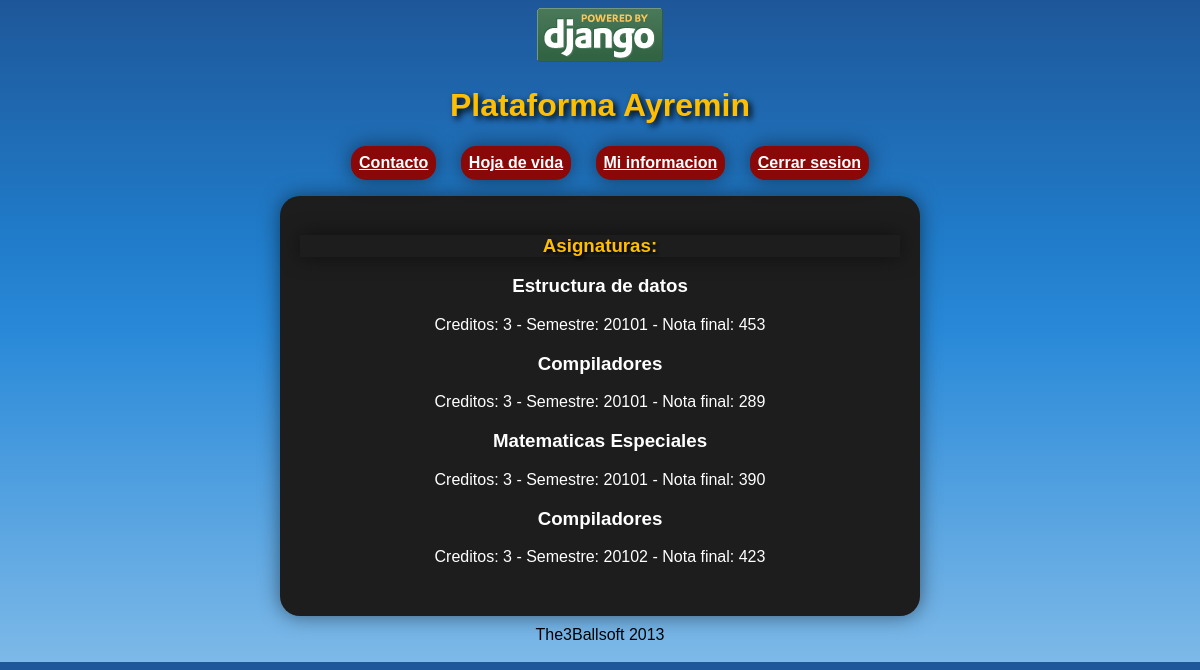
Page /hojadevida/ (signed in) on the committed database.
### ayremin/apps/moduloAcademico/models.py (models this page shows, shortened)
class Matricula(models.Model):
	estudiante = models.ForeignKey(Estudiante)
	materia = models.ForeignKey(Materia)
	nota = models.PositiveIntegerField()
	semestre = models.ForeignKey(Semestre)

class Materia(models.Model):
	nombre = models.CharField(max_length=250, null=False)
	programa = models.ForeignKey(Programa)
	creditos = models.PositiveIntegerField()

class Semestre(models.Model):
	periodo = models.CharField(max_length=5)
	def __unicode__(self):
		return self.periodo

### ayremin/apps/moduloAcademico/views.py (the view)
# urls.py: url(r'^hojadevida/$', 'hojadevida_view',name = 'vista_hojadevida'),
def hojadevida_view(request):
    try:
        estudiante = Estudiante.objects.get(usuario = request.user)
    except:
        estudiante = None
    materia = Matricula.objects.filter(estudiante = estudiante)
    ctx = {'materias':materia}
    return render_to_response('moduloAcademico/hojadevida.html', ctx, context_instance=RequestContext(request))

### ayremin/templates/moduloAcademico/hojadevida.html (shortened to what this page needs)
{% extends 'base.html' %}
{% block content %}
<h1>Asignaturas:</h1>
	{% if user.is_authenticated %}
		{% if materias %}
			{% for i in materias %}
				<p><h3>{{i.materia.nombre}}</h3>
				Creditos: {{i.materia.creditos }} - Semestre: {{i.semestre}} - Nota final: {{i.nota}} </p>
			{% endfor %}
		{% else %}
			<h2>No Has matriculado ninguna materia</h2>
		{% endif%}
	{% else %}
		<h2>Debe logearse primero</h2>
	{% endif %}
{% endblock %}

### ayremin/templates/base.html (shortened to what this page needs)
<!DOCTYPE HTML>
<html lang="es">
<head>
	{% block css %} <link rel="stylesheet" href="/media/css/estilo.css">{% endblock %}
</head>
<body>
	<div id="contenido">
		<header>
			<img src="/media/images/djangopowered.gif"/>
			<hgroup>
				<h1>Plataforma Ayremin</h1>
			</hgroup>
			<nav>
				<ul>
					<li><a href="{% url vista_contacto %}">Contacto</a></li>
					{% if user.is_authenticated %}
						<li><a href="{% url vista_hojadevida %}">Hoja de vida</a></li>
						<li><a href="{% url vista_info %}">Mi informacion</a></li>
						<li><a href="{% url vista_logout %}">Cerrar sesion</a></li>
					{% else %}
						<li><a href="{% url vista_login %}">login</a></li>
					{% endif %}
				</ul>
			</nav>
		</header>
		<div id="respuesta">
			<section>
				<article>
					{% block content %}
					{% endblock %}
				</article>
			</section>
		</div>
		<footer>
			The3Ballsoft 2013
		</footer>
	</div>
</body>
</html>

### ayremin/media/css/estilo.css (style rules this page uses)
body { background: rgb(30,87,153); background: -moz-linear-gradient(top, rgba(30,87,153,1) 0%, rgba(32,124,202,1) 36%, rgba(41,137,216,1) 50%, rgba(125,185,232,1) 100%); background: -webkit-gradient(linear, left top, left bottom, color-stop(0%,rgba(30,87,153,1)), color-stop(36%,rgba(32,124,202,1)), color-stop(50%,rgba(41,137,216,1)), color-stop(100%,rgba(125,185,232,1))); background: -webkit-linear-gradient(top, rgba(30,87,153,1) 0%,rgba(32,124,202,1) 36%,rgba(41,137,216,1) 50%,rgba(125,185,232,1) 100%); background: -o-linear-gradient(top, rgba(30,87,153,1) 0%,rgba(32,124,202,1) 36%,rgba(41,137,216,1) 50%,rgba(125,185,232,1) 100%); background: -ms-linear-gradient(top, rgba(30,87,153,1) 0%,rgba(32,124,202,1) 36%,rgba(41,137,216,1) 50%,rgba(125,185,232,1) 100%); background: linear-gradient(to bottom, rgba(30,87,153,1) 0%,rgba(32,124,202,1) 36%,rgba(41,137,216,1) 50%,rgba(125,185,232,1) 100%); filter: progid:DXImageTransform.Microsoft.gradient( startColorstr='#1e5799', endColorstr='#7db9e8',GradientType=0 ); font-family: "Helvetica", Arial; }
nav ul li { display: inline-block; margin-right: 20px; cursor: pointer; color: #000; background:#8A0808;; -webkit-transition:background 1s ease-out; -moz-transition:background 1s ease-out; -o-transition:background 1s ease-out; -ms-transition:background 1s ease-out; transition:background 1s ease-out; border-radius: 15px; box-shadow: 0px 0px 20px rgba(0,0,0,0.5); padding: 8px; }
#contenido { width:960px; margin:0 auto; text-align: center; }
#respuesta { width: 600px; height: 380px; background-color: #1d1d1d; color: #FFF; margin: 0 auto; border-radius: 20px; padding: 20px; box-shadow: 0px 0px 20px rgba(0,0,0,0.5); }
footer { padding: 10px; }
a { color:#FFF; font-weight: bold; }
h1 { color: #FFBF00; text-shadow: 0.1em 0.1em 0.2em black }
section h1 { color: #FFBF00; box-shadow: 0px 0px 20px rgba(0,0,0,0.5); }

### rows in the picture
Matricula: materia.nombre "Estructura de datos", materia.creditos "3", semestre "20101", nota "453"
Matricula: materia.nombre "Compiladores", materia.creditos "3", semestre "20101", nota "289"
Matricula: materia.nombre "Matematicas Especiales", materia.creditos "3", semestre "20101", nota "390"
Matricula: materia.nombre "Compiladores", materia.creditos "3", semestre "20102", nota "423"
